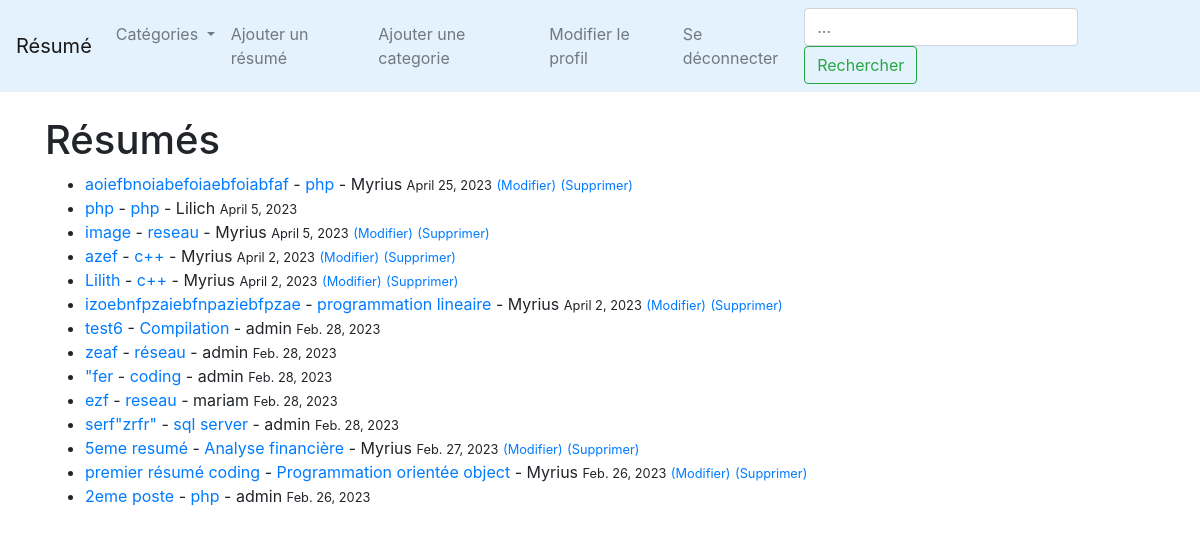
The page / (signed in) on the database its author committed.
### LeBlog/models.py (models this page shows, shortened)
class Post(models.Model):
        title = models.CharField(max_length=255)
        header_image = models.ImageField(null=True, blank=True, upload_to="images/")
        title_tag = models.CharField(max_length=255)
        author = models.ForeignKey(User, on_delete=models.CASCADE)
        body = RichTextField(blank=True, null=True)
        post_date = models.DateField(auto_now_add=True)
        categorie = models.CharField(max_length=255)
        snippet = models.CharField(max_length=255, default='coding')
        likes = models.ManyToManyField(User, related_name='resumee')

### LeBlog/views.py (the view)
# urls.py: path('', HomeView.as_view(), name="home"),
class HomeView(ListView):
    model = Post
    template_name = 'home.html'
    ordering = ['-post_date']
    def get_context_data(self, *args, **kwargs):
        cat_menu = Categorie.objects.all()
        context = super(HomeView, self).get_context_data(*args, **kwargs)
        context["cat_menu"] = cat_menu
        return context

### LeBlog/models.py (called while the page is built)
        def __str__(self):
            return self.name

### LeBlog/templates/home.html
{% extends 'base.html' %}
{% block content %}
<h1>Résumés</h1>
<ul>
{%for post in object_list%}
    <li> <a href="{% url 'post-details' post.pk %}">{{post.title}}</a> -
        <a href="{% url 'categorie' post.categorie|slugify %}">{{post.categorie}}</a>
        - {{post.author}}
        <small>{{ post.post_date }}</small>
        {% if user.is_authenticated %}
        {%if user.id == post.author.id %}
        <small><a href="{% url 'update_post' post.pk %}">(Modifier)</a></small>
        <small><a href="{% url 'delete_post' post.pk %}">(Supprimer)</a></small>
        <br/>
        </li>
    {%endif%}
        {%endif%}
{%endfor%}
</ul>
{% endblock %}

### rows shown on the page
Post: title "aoiefbnoiabefoiaebfoiabfaf", categorie "php", author "Myrius", post_date "April 25, 2023", shows "(Modifier)"
Post: title "php", categorie "php", author "Lilich", post_date "April 5, 2023"
Post: title "image", categorie "reseau", author "Myrius", post_date "April 5, 2023", shows "(Modifier)"
Post: title "azef", categorie "c++", author "Myrius", post_date "April 2, 2023", shows "(Modifier)"
Post: title "Lilith", categorie "c++", author "Myrius", post_date "April 2, 2023", shows "(Modifier)"
Post: title "izoebnfpzaiebfnpaziebfpzae", categorie "programmation lineaire", author "Myrius", post_date "April 2, 2023", shows "(Modifier)"
Post: title "test6", categorie "Compilation", author "admin", post_date "Feb. 28, 2023"
Post: title "zeaf", categorie "réseau", author "admin", post_date "Feb. 28, 2023"
Post: title "\"fer", categorie "coding", author "admin", post_date "Feb. 28, 2023"
Post: title "ezf", categorie "reseau", author "mariam", post_date "Feb. 28, 2023"
Post: title "serf\"zrfr\"", categorie "sql server", author "admin", post_date "Feb. 28, 2023"
Post: title "5eme resumé", categorie "Analyse financière", author "Myrius", post_date "Feb. 27, 2023", shows "(Modifier)"
Post: title "premier résumé coding", categorie "Programmation orientée object", author "Myrius", post_date "Feb. 26, 2023", shows "(Modifier)"
Post: title "2eme poste", categorie "php", author "admin", post_date "Feb. 26, 2023"
